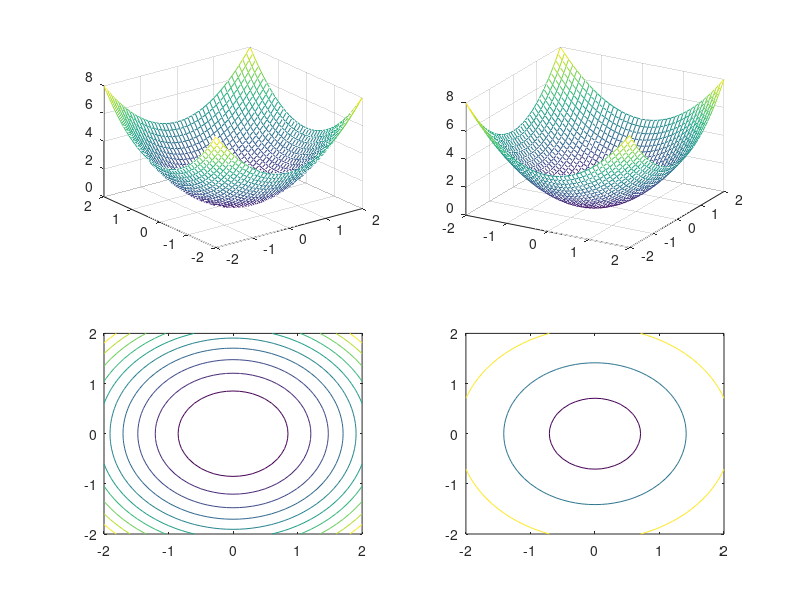

MATLAB code to generate this figure:
%nm115: to plot 3D graphs
t = 0:pi/50:6*pi;
expt = exp(-0.1*t);
xt = expt.*cos(t); yt = expt.*sin(t);
%dividing the screen into 2 x 2 sections
subplot(221), plot3(xt, yt, t), grid on %helix
subplot(222), plot3(xt, yt, t), grid on, view([0 0 1])
subplot(223), plot3(t, xt, yt), grid on, view([1 -3 1])
subplot(224), plot3(t, yt, xt), grid on, view([0 -3 0])
pause, clf
x = -2:.1:2; y = -2:.1:2;
[X,Y] = meshgrid(x,y); Z = X.^2 + Y.^2;
subplot(221), mesh(X,Y,Z), grid on %[azimuth,elevation] = [-37.5,30]
subplot(222), mesh(X,Y,Z), view([0,20]), grid on
pause, view([30,30])
subplot(223), contour(X,Y,Z)
subplot(224), contour(X,Y,Z,[.5,2,4.5])